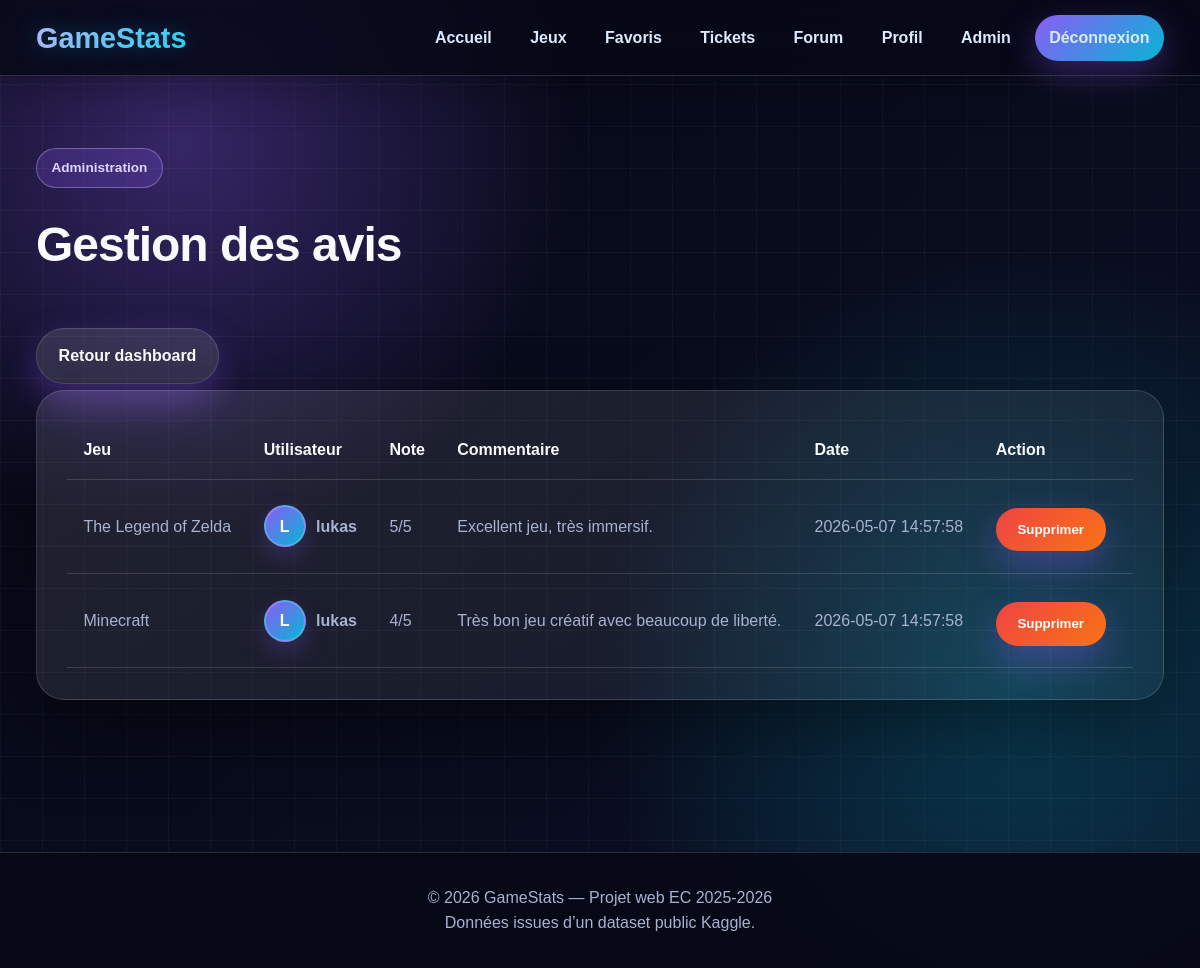
Screenshot of /admin/reviews.php (signed in) with the database file from the repository.
### tables this page shows
CREATE TABLE reviews (
    id INT AUTO_INCREMENT PRIMARY KEY,
    user_id INT NOT NULL,
    game_id INT NOT NULL,
    rating INT NOT NULL,
    comment TEXT,
    created_at DATETIME DEFAULT CURRENT_TIMESTAMP,
    UNIQUE KEY unique_user_game_review (user_id, game_id),
    FOREIGN KEY (user_id) REFERENCES users(id) ON DELETE CASCADE,
    FOREIGN KEY (game_id) REFERENCES games(id) ON DELETE CASCADE
);

CREATE TABLE games (
    id INT AUTO_INCREMENT PRIMARY KEY,
    title VARCHAR(150) NOT NULL,
    platform VARCHAR(50),
    genre VARCHAR(50),
    release_year INT,
    publisher VARCHAR(100),
    global_sales DECIMAL(8,2),
    critic_score DECIMAL(4,1),
    user_score DECIMAL(4,1),
    image_url VARCHAR(255)
);

CREATE TABLE users (
    id INT AUTO_INCREMENT PRIMARY KEY,
    username VARCHAR(50) NOT NULL UNIQUE,
    email VARCHAR(100) NOT NULL UNIQUE,
    password VARCHAR(255) NOT NULL,
    avatar VARCHAR(255),
    bio TEXT,
    role ENUM('user', 'admin') DEFAULT 'user',
    is_banned TINYINT(1) DEFAULT 0,
    created_at DATETIME DEFAULT CURRENT_TIMESTAMP
);

### www/admin/reviews.php (the view, shortened to what this page needs)
<?php
require_once '../includes/db.php';
$stmt = $pdo->query(
    'SELECT reviews.*, users.username, users.avatar, games.title
     FROM reviews
     INNER JOIN users ON reviews.user_id = users.id
     INNER JOIN games ON reviews.game_id = games.id
     ORDER BY reviews.created_at DESC'
);
$reviews = $stmt->fetchAll();
include '../includes/header.php';
?>
<section class="section">
    <div class="container">
        <div class="admin-header">
            <div>
                <span class="eyebrow">Administration</span>
                <h1 class="section-title">Gestion des avis</h1>
            </div>
            <a href="dashboard.php" class="btn btn-secondary">Retour dashboard</a>
        </div>
        <div class="table-wrapper">
            <table>
                <thead>
                    <tr>
                        <th>Jeu</th>
                        <th>Utilisateur</th>
                        <th>Note</th>
                        <th>Commentaire</th>
                        <th>Date</th>
                        <th>Action</th>
                    </tr>
                </thead>
                <tbody>
                    <?php foreach ($reviews as $review): ?>
                        <tr>
                            <td>
                                <a href="../game.php?id=<?= htmlspecialchars($review['game_id']) ?>">
                                    <?= htmlspecialchars($review['title']) ?>
                                </a>
                            </td>
                            <td>
                                <a
                                    href="../user.php?id=<?= htmlspecialchars($review['user_id']) ?>"
                                    class="mini-user-link"
                                >
                                    <span class="mini-user-avatar">
                                        <?php if (!empty($review['avatar'])): ?>
                                            <img
                                                src="../assets/uploads/<?= htmlspecialchars(basename($review['avatar'])) ?>"
                                                alt="<?= htmlspecialchars($review['username']) ?>"
                                            >
                                        <?php else: ?>
                                            <?= htmlspecialchars(strtoupper(substr($review['username'], 0, 1))) ?>
                                        <?php endif; ?>
                                    </span>
                                    <strong><?= htmlspecialchars($review['username']) ?></strong>
                                </a>
                            </td>
                            <td><?= htmlspecialchars($review['rating']) ?>/5</td>
                            <td><?= nl2br(htmlspecialchars($review['comment'] ?? '')) ?></td>
                            <td><?= htmlspecialchars($review['created_at']) ?></td>
                            <td>
                                <form action="review_delete.php" method="POST">
                                    <button class="btn btn-danger" type="submit">Supprimer</button>
                                </form>
                            </td>
                        </tr>
                    <?php endforeach; ?>
                </tbody>
            </table>
        </div>
    </div>
</section>
<?php include '../includes/footer.php'; ?>

### www/assets/css/style.css (style rules this page uses)
* { box-sizing: border-box; margin: 0; padding: 0; }
:root { --bg: #070816; --bg2: #0b1024; --card: rgba(255,255,255,0.08); --text: #f8fafc; --muted: #a8b3cf; --primary: #8b5cf6; --secondary: #06b6d4; --border: rgba(255,255,255,0.14); --shadow: 0 30px 80px rgba(0,0,0,0.45); }
html, body { overflow-x: hidden; }
body { font-family: Arial, Helvetica, sans-serif; background: radial-gradient(circle at 15% 15%, rgba(139,92,246,0.35), transparent 30%), radial-gradient(circle at 85% 70%, rgba(6,182,212,0.28), transparent 35%), linear-gradient(135deg, var(--bg), var(--bg2)); color: var(--text); line-height: 1.6; min-height: 100vh; }
body::before { content: ""; position: fixed; inset: 0; background-image: linear-gradient(rgba(255,255,255,0.035) 1px, transparent 1px), linear-gradient(90deg, rgba(255,255,255,0.035) 1px, transparent 1px); background-size: 42px 42px; pointer-events: none; z-index: -1; }
a { color: inherit; text-decoration: none; }
.container { width: min(1180px, 92%); margin: 0 auto; }
.eyebrow { display: inline-block; margin-bottom: 1.2rem; padding: 0.5rem 0.9rem; border-radius: 999px; background: rgba(139,92,246,0.22); border: 1px solid rgba(196,181,253,0.4); color: #ddd6fe; font-weight: 900; font-size: 0.85rem; }
.btn { display: inline-flex; align-items: center; justify-content: center; border: none; cursor: pointer; background: linear-gradient(135deg, var(--primary), var(--secondary)); color: white; padding: 0.9rem 1.35rem; border-radius: 999px; font-weight: 900; box-shadow: 0 15px 35px rgba(139,92,246,0.35); transition: 0.2s; width: fit-content; position: relative; overflow: hidden; margin-top: 0.75rem; margin-right: 0.65rem; margin-bottom: 0.35rem; }
.btn::after { content: ""; position: absolute; inset: 0; background: linear-gradient(120deg, transparent, rgba(255,255,255,0.25), transparent); transform: translateX(-120%); transition: 0.45s; }
.btn-secondary { background: rgba(255,255,255,0.12); border: 1px solid var(--border); }
.btn-danger { background: linear-gradient(135deg, #ef4444, #f97316); }
.section { padding: 4.5rem 0; animation: fadeUp 0.6s ease both; }
.section-title { font-size: clamp(2.2rem, 4vw, 3.4rem); margin-bottom: 2rem; letter-spacing: -1px; }
.card, .game-card, .info-box, .auth-card, .filters, .table-wrapper { background: linear-gradient(145deg, rgba(255,255,255,0.10), rgba(255,255,255,0.045)); border: 1px solid var(--border); backdrop-filter: blur(20px); box-shadow: var(--shadow); border-radius: 28px; padding: 1.9rem; transition: transform 0.25s ease, box-shadow 0.25s ease, border-color 0.25s ease; }
.table-wrapper { overflow-x: auto; }
table { width: 100%; border-collapse: collapse; }
th, td { padding: 1rem; border-bottom: 1px solid var(--border); text-align: left; }
td { color: var(--muted); }
tbody tr { transition: background 0.2s ease; }
.container { width: min(1440px, 94%); }
.mini-user-link { display: inline-flex; align-items: center; gap: 0.65rem; width: fit-content; }
.mini-user-avatar { width: 42px; height: 42px; border-radius: 50%; display: inline-grid; place-items: center; flex-shrink: 0; overflow: hidden; background: linear-gradient(135deg, var(--primary), var(--secondary)); color: white; font-weight: 900; border: 2px solid rgba(255,255,255,0.18); box-shadow: 0 10px 25px rgba(139,92,246,0.25); }

### rows the page displays
reviews: game.title "The Legend of Zelda", user.username "L", user.username "lukas", rating "5", comment "Excellent jeu, très immersif.", created_at "2026-05-07 14:57:58"
reviews: game.title "Minecraft", user.username "L", user.username "lukas", rating "4", comment "Très bon jeu créatif avec beaucoup de liberté.", created_at "2026-05-07 14:57:58"
